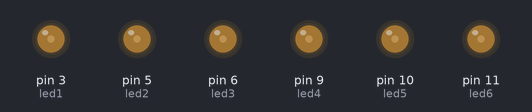
This sketch was run on a simulated Arduino Uno, built with avr-gcc and run on an emulated ATmega328P. On the bench: output pins drawn as LEDs (lit = HIGH).

Above: at 0.05 s.
At 0.85 s:
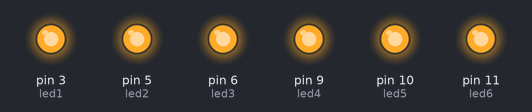
At 1.6 s:
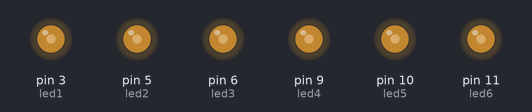
Timing chart, 0 to 3.7 s (numbered marks = the images above):
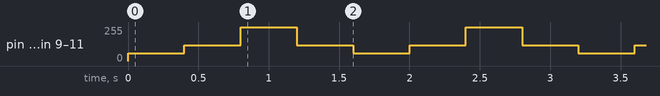

The sketch:

Fade_LEDs_1.ino
```cpp
/**********************************************************************************
**                                                                               **
**                         Sortides i entrades analogiques                       **
**                                  fade LED                                     **
**                                                                               **
** ADAM LAAOUAJ                                                                  **
**********************************************************************************/

//********** Includes *************************************************************

//********** Variables ************************************************************
int led1 = 3;
int led2 = 5;
int led3 = 6;
int led4 = 9;
int led5 = 10;
int led6 = 11;
int A = 400;
//********** Setup ****************************************************************
void setup()
{
  pinMode( led1 , OUTPUT ); //posar els leds com a sortides
  pinMode( led2 , OUTPUT );
  pinMode( led3 , OUTPUT );
  pinMode( led4 , OUTPUT );
  pinMode( led5 , OUTPUT );
  pinMode( led6 , OUTPUT );

}

//********** Loop *****************************************************************
void loop()
{
  analogWrite(led1, 60);  //posar PWM de les sortides a 60
  analogWrite(led2, 60);
  analogWrite(led3, 60);
  analogWrite(led4, 60);
  analogWrite(led5, 60);
  analogWrite(led6, 60);
  delay(A);

  analogWrite(led1, 120);    // posar PWM de led sortides a 120
  analogWrite(led2, 120);
  analogWrite(led3, 120);
  analogWrite(led4, 120);
  analogWrite(led5, 120);
  analogWrite(led6, 120);
  delay(A);

  analogWrite(led1, 255);  //posar PWM de les sortides a 255
  analogWrite(led2, 255);
  analogWrite(led3, 255);
  analogWrite(led4, 255);
  analogWrite(led5, 255);
  analogWrite(led6, 255);
  delay(A);

  analogWrite(led1, 120);    // posar PWM de led sortides a 120
  analogWrite(led2, 120);
  analogWrite(led3, 120);
  analogWrite(led4, 120);
  analogWrite(led5, 120);
  analogWrite(led6, 120);
  delay(A);
}

//********** Funcions *************************************************************
```

Measured:
- by itself, pin 3 (led1), pin 5 (led2), pin 6 (led3), pin 9 (led4), pin 10 (led5), pin 11 (led6): repeats every 1.6 s: 120/255 0.40 s, 255/255 0.40 s, 120/255 0.40 s, 60/255 0.40 s
